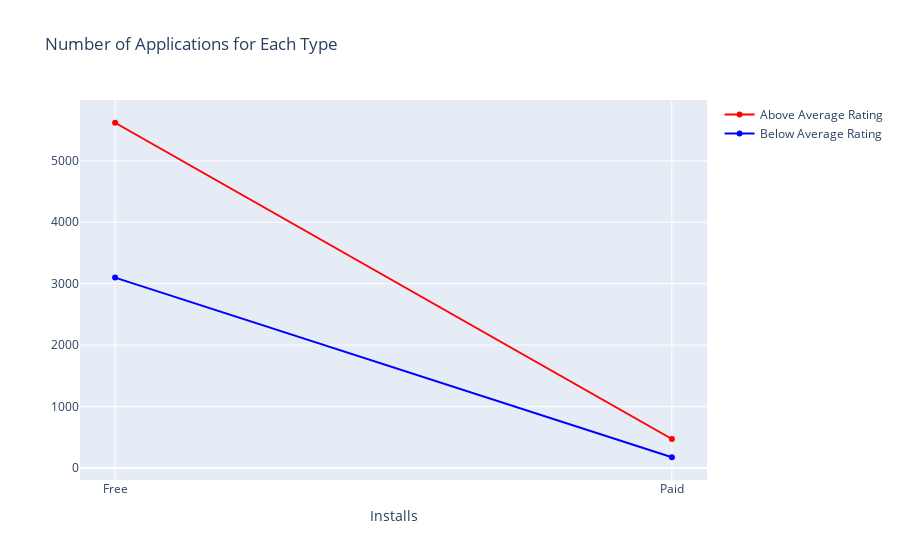

The code cell stored with this chart in its notebook:
### Code cell
col='Type'

v1=rabove[col].value_counts().reset_index()
v1=v1.rename(columns={col:'count','index':col})
v1['percent']=v1['count'].apply(lambda x : 100*x/sum(v1['count']))
v1=v1.sort_values(col)

v2=rbelow[col].value_counts().reset_index()
v2=v2.rename(columns={col:'count','index':col})
v2['percent']=v2['count'].apply(lambda x : 100*x/sum(v2['count']))
v2=v2.sort_values(col)

trace1 = go.Scatter(x=v1[col], y=v1["count"], name="Above Average Rating", marker=dict(color="red"))
trace2 = go.Scatter(x=v2[col], y=v2["count"], name="Below Average Rating", marker=dict(color="blue"))
y = [trace1, trace2]

layout={'title':"Number of Applications for Each Type",'xaxis':{'title':"Installs"}}
fig = go.Figure(data=y, layout=layout)
iplot(fig)

### Figure 1 — Plotly figure (JSON) as saved in the notebook; plotly's stock layout.template omitted (floating-point values rounded to 4 significant figures)
{"data": [{"marker": {"color": "red"}, "name": "Above Average Rating", "type": "scatter", "x": ["Free", "Paid"], "y": [5620, 472]}, {"marker": {"color": "blue"}, "name": "Below Average Rating", "type": "scatter", "x": ["Free", "Paid"], "y": [3099, 175]}], "layout": {"title": {"text": "Number of Applications for Each Type"}, "xaxis": {"title": {"text": "Installs"}}}}
